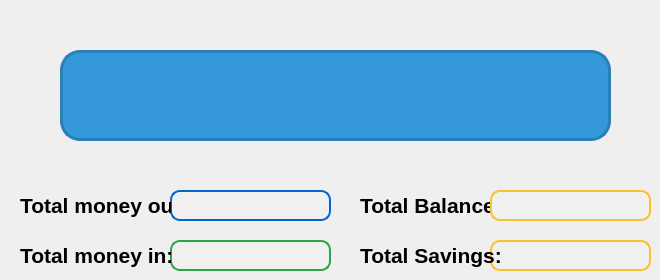
    <widget class="QWidget" name="tabOverview">
     <attribute name="title">
      <string>Overview</string>
     </attribute>
     <widget class="QLineEdit" name="lineEditTotalMoneyOut">
      <property name="geometry">
       <rect>
        <x>170</x>
        <y>190</y>
        <width>161</width>
        <height>31</height>
       </rect>
      </property>
      <property name="font">
       <font>
        <pointsize>-1</pointsize>
       </font>
      </property>
      <property name="styleSheet">
       <string notr="true">QLineEdit {
    background-color: #f0f0f0; /* Nền mặc định */
    border: 2px solid #0066cc; /* Viền màu xanh dương */
    border-radius: 10px; /* Bo góc */
    padding: 5px; /* Khoảng cách bên trong */
    color: #333; /* Màu chữ */
    font-size: 16px; /* Kích thước chữ */
    transition: background 0.3s ease; /* Thêm hiệu ứng chuyển màu nền */
}

QLineEdit:hover {
    background-color: #b3e5fc; /* Màu nền xanh nhạt khi hover */
    border-color: #0288d1; /* Màu viền khi hover (xanh dương) */
}

QLineEdit:focus {
    background-color: #81d4fa; /* Màu nền xanh sáng khi focus */
    border-color: #0288d1; /* Màu viền khi focus (xanh dương) */
}
</string>
      </property>
     </widget>
     <widget class="QLabel" name="label_9">
      <property name="geometry">
       <rect>
        <x>20</x>
        <y>190</y>
        <width>151</width>
        <height>31</height>
       </rect>
      </property>
      <property name="font">
       <font>
        <family>Arial</family>
        <pointsize>16</pointsize>
        <weight>75</weight>
        <bold>true</bold>
       </font>
      </property>
      <property name="text">
       <string>Total money out:</string>
      </property>
     </widget>
     <widget class="QLineEdit" name="lineEditTotalMoneyIn">
      <property name="geometry">
       <rect>
        <x>170</x>
        <y>240</y>
        <width>161</width>
        <height>31</height>
       </rect>
      </property>
      <property name="font">
       <font>
        <pointsize>-1</pointsize>
       </font>
      </property>
      <property name="styleSheet">
       <string notr="true">QLineEdit {
    background-color: #f0f0f0; /* Nền mặc định */
    border: 2px solid #28a745; /* Viền màu xanh lá */
    border-radius: 10px; /* Bo góc */
    padding: 5px; /* Khoảng cách bên trong */
    color: #333; /* Màu chữ */
    font-size: 16px; /* Kích thước chữ */
    transition: background 0.3s ease; /* Thêm hiệu ứng chuyển màu nền */
}

QLineEdit:hover {
    background-color: #d4edda; /* Màu nền khi hover (xanh lá nhạt) */
    border-color: #28a745; /* Màu viền khi hover (xanh lá) */
}

QLineEdit:focus {
    background-color: #c3e6cb; /* Màu nền khi focus (xanh lá sáng) */
    border-color: #218838; /* Màu viền khi focus (xanh lá đậm) */
}
</string>
      </property>
     </widget>
     <widget class="QLabel" name="label_10">
      <property name="geometry">
       <rect>
        <x>20</x>
        <y>240</y>
        <width>151</width>
        <height>31</height>
       </rect>
      </property>
      <property name="font">
       <font>
        <family>Arial</family>
        <pointsize>16</pointsize>
        <weight>75</weight>
        <bold>true</bold>
       </font>
      </property>
      <property name="text">
       <string>Total money in:</string>
      </property>
     </widget>
     <widget class="QLabel" name="label_11">
      <property name="geometry">
       <rect>
        <x>360</x>
        <y>190</y>
        <width>151</width>
        <height>31</height>
       </rect>
      </property>
      <property name="font">
       <font>
        <family>Arial</family>
        <pointsize>16</pointsize>
        <weight>75</weight>
        <bold>true</bold>
       </font>
      </property>
      <property name="text">
       <string>Total Balance:</string>
      </property>
     </widget>
     <widget class="QLineEdit" name="lineEditTotalBalance">
      <property name="geometry">
       <rect>
        <x>490</x>
        <y>190</y>
        <width>161</width>
        <height>31</height>
       </rect>
      </property>
      <property name="font">
       <font>
        <pointsize>-1</pointsize>
       </font>
      </property>
      <property name="styleSheet">
       <string notr="true">QLineEdit {
    background-color: #f0f0f0; /* Nền mặc định */
    border: 2px solid #fbc02d; /* Viền màu vàng mặc định */
    border-radius: 10px; /* Bo góc */
    padding: 5px; /* Khoảng cách bên trong */
    color: #333; /* Màu chữ */
    font-size: 16px; /* Kích thước chữ */
    transition: background 0.3s ease, border-color 0.3s ease; /* Thêm hiệu ứng chuyển màu nền và viền */
}

QLineEdit:hover {
    background-color: #fff59d; /* Màu nền vàng nhạt khi hover */
    border-color: #fbc02d; /* Viền vàng khi hover */
}

QLineEdit:focus {
    background-color: #fff176; /* Màu nền vàng sáng khi focus */
    border-color: #fbc02d; /* Viền vàng khi focus */
}
</string>
      </property>
     </widget>
     <widget class="QLineEdit" name="lineEditWelcome">
      <property name="geometry">
       <rect>
        <x>60</x>
        <y>30</y>
        <width>551</width>
        <height>131</height>
       </rect>
      </property>
      <property name="styleSheet">
       <string notr="true">    QLineEdit {
        font-family: 'Arial', sans-serif; /* Phông chữ hiện đại */
        font-size: 35px; /* Kích thước chữ lớn và dễ nhìn */
        font-weight: bold; /* Làm đậm chữ */
        color: #ffffff; /* Màu chữ trắng */
        background-color: #3498db; /* Màu nền xanh dương */
        border: 3px solid #2980b9; /* Viền xanh đậm */
        border-radius: 20px; /* Bo tròn các góc */
        padding: 20px; /* Khoảng cách bên trong label */
        margin: 20px 0; /* Khoảng cách trên và dưới */
	   text-align: center;
        text-shadow: 3px 3px 10px rgba(0, 0, 0, 0.4); /* Hiệu ứng bóng cho chữ */
        box-shadow: 0 4px 6px rgba(0, 0, 0, 0.2); /* Bóng đổ xung quanh label */
    }

    QLineEdit:hover {
        color: #f1c40f; /* Màu chữ khi hover (vàng) */
        background-color: #2980b9; /* Màu nền khi hover (xanh đậm) */
        border-color: #1f5d76; /* Màu viền khi hover (xanh đậm hơn) */
        box-shadow: 0 8px 10px rgba(0, 0, 0, 0.3); /* Tăng hiệu ứng bóng khi hover */
    }</string>
      </property>
      <property name="text">
       <string/>
      </property>
     </widget>
     <widget class="QLineEdit" name="lineEditTotalSavings">
      <property name="geometry">
       <rect>
        <x>490</x>
        <y>240</y>
        <width>161</width>
        <height>31</height>
       </rect>
      </property>
      <property name="font">
       <font>
        <pointsize>-1</pointsize>
       </font>
      </property>
      <property name="styleSheet">
       <string notr="true">QLineEdit {
    background-color: #f0f0f0; /* Nền mặc định */
    border: 2px solid #fbc02d; /* Viền màu vàng mặc định */
    border-radius: 10px; /* Bo góc */
    padding: 5px; /* Khoảng cách bên trong */
    color: #333; /* Màu chữ */
    font-size: 16px; /* Kích thước chữ */
    transition: background 0.3s ease, border-color 0.3s ease; /* Thêm hiệu ứng chuyển màu nền và viền */
}

QLineEdit:hover {
    background-color: #fff59d; /* Màu nền vàng nhạt khi hover */
    border-color: #fbc02d; /* Viền vàng khi hover */
}

QLineEdit:focus {
    background-color: #fff176; /* Màu nền vàng sáng khi focus */
    border-color: #fbc02d; /* Viền vàng khi focus */
}
</string>
      </property>
     </widget>
     <widget class="QLabel" name="label_13">
      <property name="geometry">
       <rect>
        <x>360</x>
        <y>240</y>
        <width>151</width>
        <height>31</height>
       </rect>
      </property>
      <property name="font">
       <font>
        <family>Arial</family>
        <pointsize>16</pointsize>
        <weight>75</weight>
        <bold>true</bold>
       </font>
      </property>
      <property name="text">
       <string>Total Savings:</string>
      </property>
     </widget>
    </widget>
